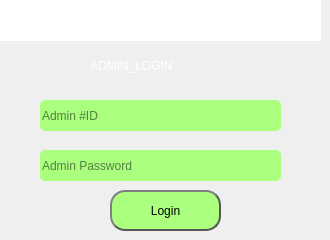
   <widget class="QWidget" name="page_admin_login">
    <widget class="QPushButton" name="pushButton_admin_login">
     <property name="geometry">
      <rect>
       <x>110</x>
       <y>190</y>
       <width>111</width>
       <height>41</height>
      </rect>
     </property>
     <property name="styleSheet">
      <string notr="true">QPushButton {
	
	background-color: rgb(170, 255, 127);
	color: black;
    color: black;
	font: 75 12pt &quot;Century Schoolbook L&quot;;
    border: 2px solid #555;
    border-radius: 15px;
    border-style: outset;
    padding: 5px;
    }

QPushButton:hover {
    background: qradialgradient(
        cx: 0.3, cy: -0.4, fx: 0.3, fy: -0.4,
        radius: 1.35, stop: 0 #fff, stop: 1 #ffaa7f
        );
    }

QPushButton:pressed {
    border-style: inset;
    background: qradialgradient(
        cx: 0.4, cy: -0.1, fx: 0.4, fy: -0.1,
        radius: 1.35, stop: 0 #fff, stop: 1 #ddd
        );
	

    }
</string>
     </property>
     <property name="text">
      <string>Login</string>
     </property>
     <property name="icon">
      <iconset resource="thumbnails.qrc">
       <normaloff>:/img/img/computer-icons-unlock-96dd1e877b9b1f40e3bbe156658de3fd.png</normaloff>:/img/img/computer-icons-unlock-96dd1e877b9b1f40e3bbe156658de3fd.png</iconset>
     </property>
     <property name="iconSize">
      <size>
       <width>30</width>
       <height>30</height>
      </size>
     </property>
    </widget>
    <widget class="QLabel" name="label_adminlogin">
     <property name="geometry">
      <rect>
       <x>90</x>
       <y>50</y>
       <width>151</width>
       <height>31</height>
      </rect>
     </property>
     <property name="styleSheet">
      <string notr="true">background-color: transparent;
color: rgb(255, 255, 255);
font: 15pt &quot;Sans Serif&quot;;</string>
     </property>
     <property name="text">
      <string>ADMIN_LOGIN</string>
     </property>
    </widget>
    <widget class="QLabel" name="label_21">
     <property name="geometry">
      <rect>
       <x>0</x>
       <y>0</y>
       <width>321</width>
       <height>41</height>
      </rect>
     </property>
     <property name="styleSheet">
      <string notr="true">background-color:white;
image: url(:/img/img/dairypos_small.png);</string>
     </property>
     <property name="text">
      <string/>
     </property>
    </widget>
    <widget class="QLineEdit" name="lineEdit_admin_ID">
     <property name="geometry">
      <rect>
       <x>40</x>
       <y>100</y>
       <width>241</width>
       <height>31</height>
      </rect>
     </property>
     <property name="styleSheet">
      <string notr="true">
background-color: rgb(170, 255, 127);

font: 13pt &quot;Sans Serif&quot;;


border-radius:5px;</string>
     </property>
     <property name="placeholderText">
      <string>Admin #ID</string>
     </property>
    </widget>
    <widget class="QLineEdit" name="lineEdit_admin_password">
     <property name="geometry">
      <rect>
       <x>40</x>
       <y>150</y>
       <width>241</width>
       <height>31</height>
      </rect>
     </property>
     <property name="styleSheet">
      <string notr="true">
background-color: rgb(170, 255, 127);

font: 13pt &quot;Sans Serif&quot;;


border-radius:5px;</string>
     </property>
     <property name="echoMode">
      <enum>QLineEdit::Password</enum>
     </property>
     <property name="placeholderText">
      <string>Admin Password</string>
     </property>
    </widget>
   </widget>
